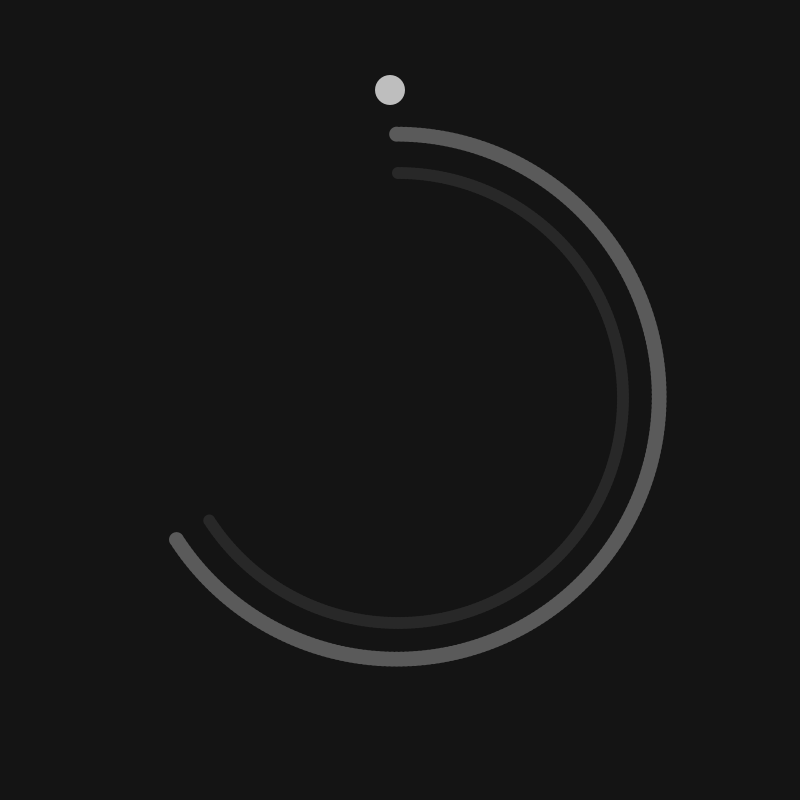
Frame 1 (no input)
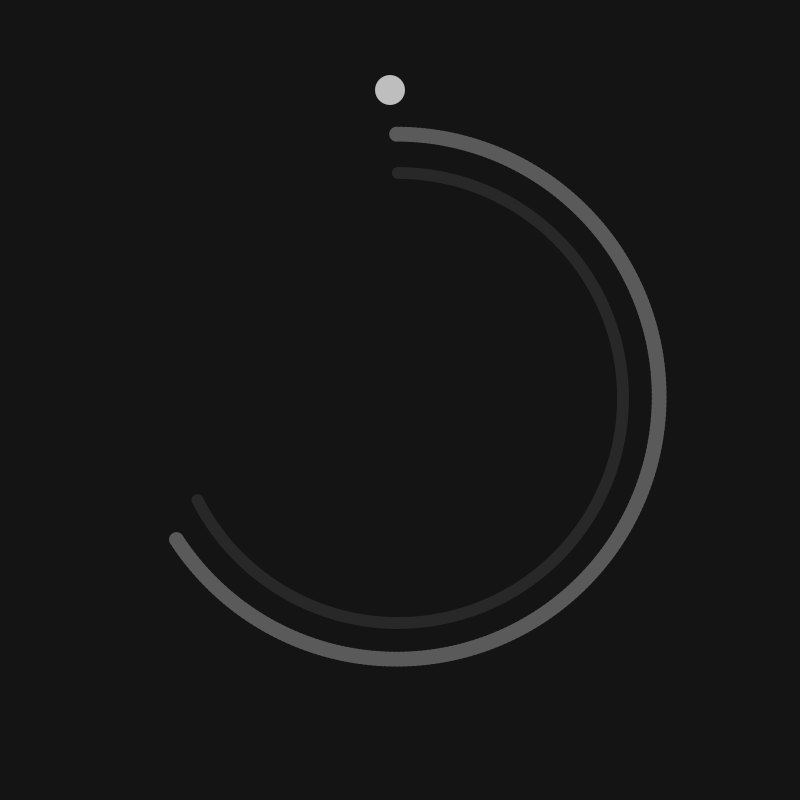
Frame 60 (the mouse pressed at the canvas centre just before this capture)
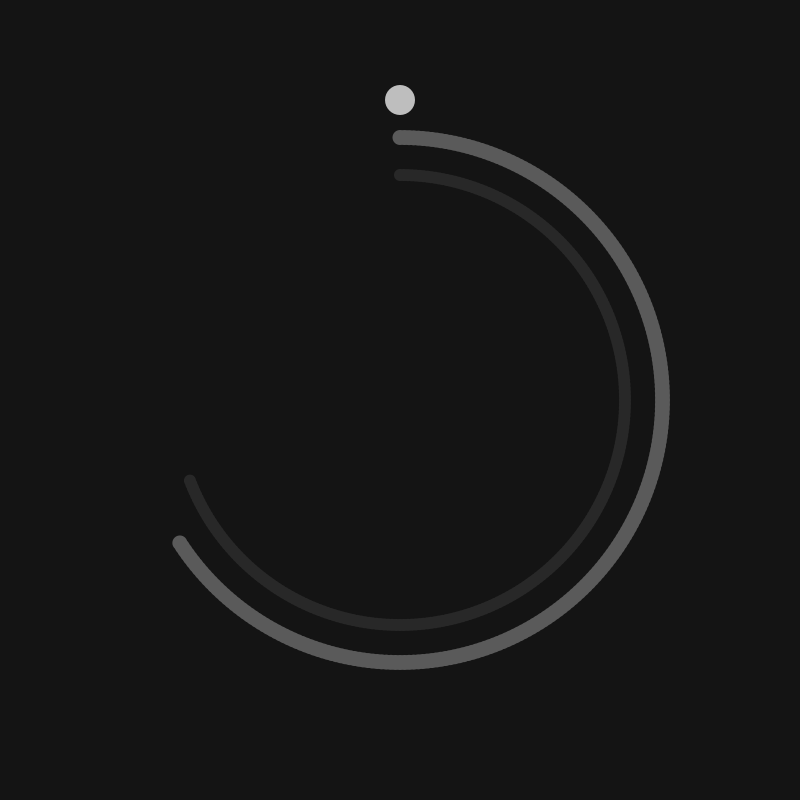
Frame 120 (the mouse held since frame 60 and released just before this capture)

The Processing sketch that drew these frames (run headless with seeded random() and noise(); from frame 60 on, the mouse is pressed at the canvas centre):

// Processing sketch: processing_170531
// ── processing_170531.pde


//Simple radial orbit clock by Caio

float radius = 300; //set radius of larger circle (hour)

float x; //needed for creating the circles using for loop 
float y; //...

float camX; //to be mapped to mouseX
float camY; //....to mouseY

//primary time variables
float hour;
float hour12; //hour12 used to convert clocks from 24 to AM/PM time-format
float mins;
float secs;

float rot; //clock rotation offset

float rotHours; //secondary variables to be filled by equivalent-angles of time measurements
float rotMins;
float rotSecs;

void setup() {

  size(800, 800);
  smooth();
}

void draw() {
  background(20);
  noStroke();
  camX = map(mouseX, width, 0, 10, -10); 
  camY = map(mouseY, height, 0, 10, -10); 

//filling in the variables with values from machine-time
  secs = second();
  mins = minute();
  hour = hour();

//rot offsets the zero-angle of the circles by 180
  rot = 180;

//converts hour-value to 1-12 format
  if (hour > 12) hour12 = hour %12;
  else hour12 = hour;

//maps converted hour measurement to angle (in degrees)
  rotHours = map(hour12, 12, 0, 0, 360); 
  
  fill(190);

//creates circle for hours
  for (int i = 360; i>rotHours; i-=30) {
    float x = width/2 + sin(radians(i+rot))*radius;
    float y = height/2 + cos(radians(i+rot))*radius;
    ellipse(x+ camX, y+ camY, radius/10, radius/10); //ellipse radius sets thinkness of hour
  }

//maps minute to degrees
  rotMins = map(mins, 59, 0, 1, 360);
  
  fill(90);

//creates circle for minutes
  for (int i = 360; i>rotMins; i-=1) {
    float x = width/2 + sin(radians(i+rot))* (radius - (radius/8));
    float y = height/2 + cos(radians(i+rot))* (radius - (radius/8));
    ellipse(x+ (camX/3), y+ (camY/3), radius/20, radius/20); //minute thickness
  }

//maps second to degrees
  rotSecs = map(secs, 59, 0, 1, 360);
  
  fill(40);

//creates circle for seconds
  for (int i = 360; i>rotSecs; i-=1) {
    float x = width/2 + sin(radians(i+rot))* (radius - (radius/4));
    float y = height/2 + cos(radians(i+rot))* (radius - (radius/4));
    ellipse(x+ (camX/5), y+ (camY/5), radius/25, radius/25); //second thinkness
  }
}
